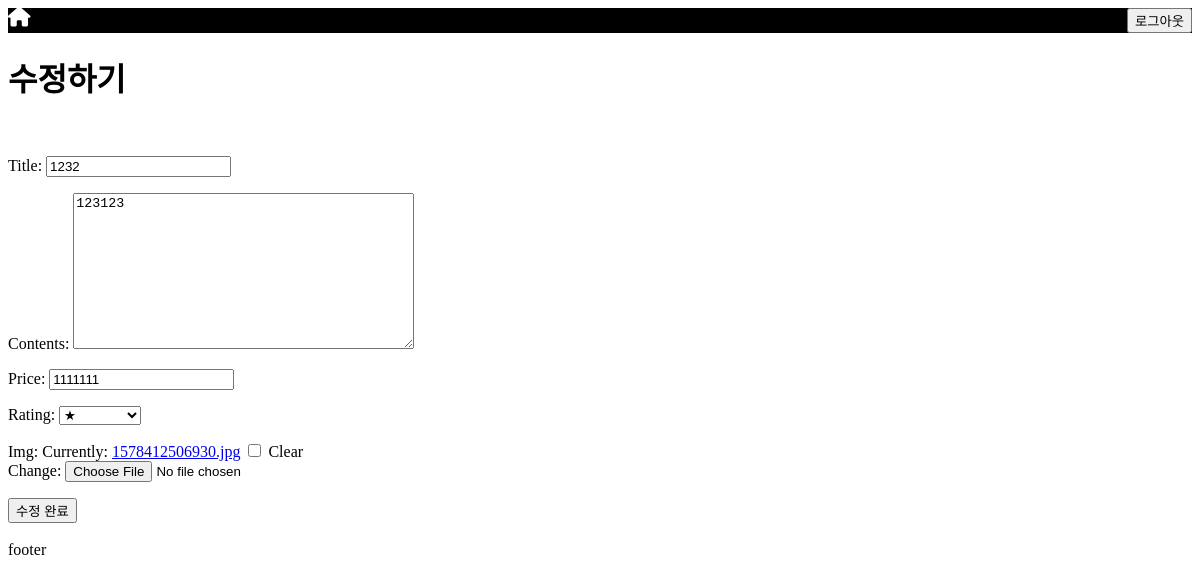
/edit/2/ (signed in), run on an earlier commit of the app's database.
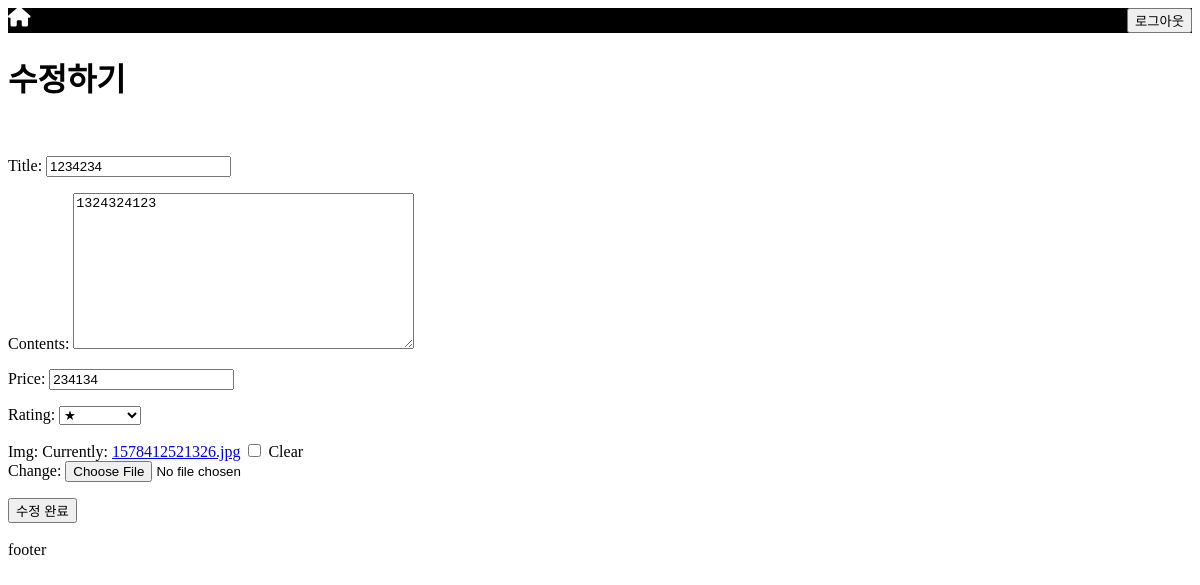
And on a later commit of the database.
### blog/models.py (models this page shows, shortened)
class Post(models.Model):
    author = models.CharField(max_length=50, default="")
    title = models.CharField(max_length=50)
    contents = models.TextField()
    price = models.IntegerField()
    RATING = (
        (1, "★"),
        (2, "★★"),
        (3, "★★★"),
        (4, "★★★★"),
        (5, "★★★★★"),
    )
    rating = models.IntegerField(choices=RATING, default=1,)
    img = models.FileField(blank=True)
    date = models.DateTimeField(default=timezone.now)

### blog/views.py (the view)
# urls.py: path("edit/<int:post_pk>/", views.edit, name="edit"),
@login_required
def edit(request, post_pk):
    post = get_object_or_404(Post, pk=post_pk)
    if request.method == "POST":
        form = PostForm(request.POST, request.FILES, instance=post)
        if form.is_valid():
            post = form.save(commit=False)
            post.save()
        return redirect("detail", post.pk)
    else:
        form = PostForm(instance=post)
    return render(request, "edit.html", {"form": form})

### blog/forms.py
class PostForm(forms.ModelForm):
    class Meta:
        model = Post
        fields = (
            "title",
            "contents",
            "price",
            "rating",
            "img",
        )

### blog/templates/edit.html
{% extends 'base.html' %} {% block content %}
<h1>수정하기</h1>
<br />
<form method="POST" class="post-form" enctype="multipart/form-data">
  {% csrf_token %} {{form.as_p}}
  <button type="submit">수정 완료</button>
</form>
<br />
{% endblock %}

### blog/templates/base.html (shortened to what this page needs)
<!DOCTYPE html>
{% load static %}
<html lang="en">
  <head>
    <link rel="stylesheet" href="{% static 'global.css' %}" />
    <link rel="stylesheet" href="{% static 'home.css' %}" />
  </head>
  <body>
    <nav>
      <div class="navbar">
        <section class="nav_home">
          <a class="home_icon" href="{% url 'home' %}"
            ><i class="fas fa-home fa-lg"></i
          ></a>
        </section>
        {% if user.is_authenticated %}
        <section>
          <a href="{% url 'logout' %}"><button>로그아웃</button></a>
        </section>
        {% endif %}
      </div>
    </nav>
    {% block content %} {% endblock %}
    <footer>footer</footer>
  </body>
</html>

### static/global.css (style rules this page uses)
.navbar { background-color: black; display: flex; justify-content: flex-end; }
.nav_home { justify-self: flex-start; margin-right: auto; }
.home_icon { color: white; }

What changed in the data, as far as the page shows it:
changed Post: title "1232" → "1234234"; contents "123123" → "1324324123"; price "1111111" → "234134"
Also different on the page:
text no longer shown: "Title: Contents: Price: Rating: Img: Currently: 1578412506930.jpg Clear Change:"
text now shown: "Title: Contents: Price: Rating: Img: Currently: 1578412521326.jpg Clear Change:"
